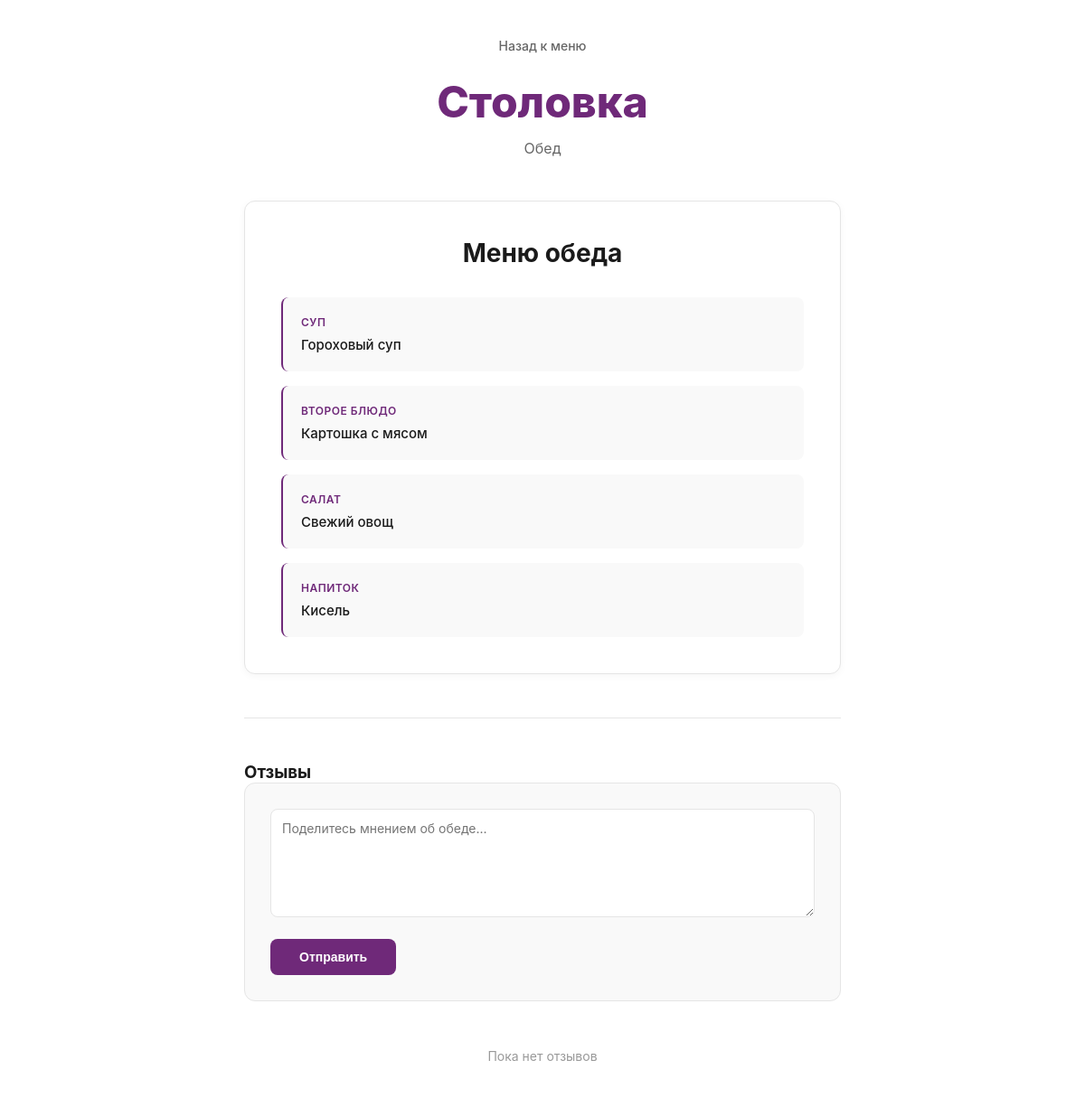
The page /menu/item/lunch/4/ on the database its author committed.
### MenuService/models.py (models this page shows, shortened)
class Lunch(models.Model):
    id = models.AutoField(unique=True, auto_created=True, primary_key=True)
    soup = models.CharField(max_length=255)
    main = models.CharField(max_length=255)
    salad = models.CharField(max_length=255)
    drink = models.CharField(max_length=255)
    calories = models.IntegerField(default=0)
    price = models.DecimalField(max_digits=5, decimal_places=2, default=0)
    contains_allergens = models.CharField(max_length=500, blank=True)

### MenuService/views.py (the view, shortened to what this page needs)
# urls.py: path('menu/item/lunch/<int:id>/', MenuViews.itemLunch, name='itemLunch'),
def itemLunch(request, id):
    lunch = get_object_or_404(Lunch, id=id)
    comments = CommentLunch.objects.filter(lunch=lunch)
    return render(request, 'itemLunch.html', {
        'lunch': lunch,
        'comments': comments
    })

### MenuService/templates/itemLunch.html (shortened to what this page needs)
{% load static %}
<!DOCTYPE html>
<html lang="ru">
<head>
    <link rel="stylesheet" href="{% static 'css/MenuService/item.css' %}">
</head>
<body>
    <div class="container">
        <header class="header">
            <a href="/menu/" class="back-link">Назад к меню</a>
            <h1 class="logo">Столовка</h1>
            <p class="week-title">Обед</p>
        </header>
        <main class="meal-detail">
            <article class="meal-card">
                <h2 class="meal-title">Меню обеда</h2>
                {% if lunch.soup or lunch.main or lunch.salad or lunch.drink %}
                    <ul class="meal-items-detail">
                        {% if lunch.soup %}
                        <li class="meal-item-detail">
                            <span class="item-label">Суп</span>
                            <span class="item-value">{{ lunch.soup }}</span>
                        </li>
                        {% endif %}
                        {% if lunch.main %}
                        <li class="meal-item-detail">
                            <span class="item-label">Второе блюдо</span>
                            <span class="item-value">{{ lunch.main }}</span>
                        </li>
                        {% endif %}
                        {% if lunch.salad %}
                        <li class="meal-item-detail">
                            <span class="item-label">Салат</span>
                            <span class="item-value">{{ lunch.salad }}</span>
                        </li>
                        {% endif %}
                        {% if lunch.drink %}
                        <li class="meal-item-detail">
                            <span class="item-label">Напиток</span>
                            <span class="item-value">{{ lunch.drink }}</span>
                        </li>
                        {% endif %}
                    </ul>
                {% else %}
                    <p class="no-menu">Меню обеда пока не установлено</p>
                {% endif %}
            </article>
        </main>
        <section class="comments-section">
            <h3 class="section-title">Отзывы</h3>
            <div class="comment-form">
                <form method="post">
                    <div class="form-group">
                        <textarea
                            name="comment"
                            placeholder="Поделитесь мнением об обеде..."
                            rows="3"
                            required
                        ></textarea>
                    </div>
                    <button type="submit" class="btn-comment">Отправить</button>
                </form>
            </div>
            {% if comments %}
                <div class="comments-list">
                    {% for comment in comments %}
                    <article class="comment-item">
                        <div class="comment-meta">
                            <time class="comment-date">{{ comment.created_at|date:"d.m.Y H:i" }}</time>
                        </div>
                        <p class="comment-text">{{ comment.text }}</p>
                    </article>
                    {% endfor %}
                </div>
            {% else %}
                <p class="no-comments">Пока нет отзывов</p>
            {% endif %}
        </section>
    </div>
</body>
</html>

### Stolovka/static/css/MenuService/item.css (style rules this page uses)
* { margin: 0; padding: 0; box-sizing: border-box; }
body { font-family: 'Inter', -apple-system, BlinkMacSystemFont, 'Segoe UI', sans-serif; background: #ffffff; min-height: 100vh; color: #1a1a1a; }
.container { max-width: 700px; margin: 0 auto; padding: 40px 20px; }
.header { text-align: center; margin-bottom: 48px; }
.back-link { display: inline-block; color: #666666; text-decoration: none; font-size: 14px; font-weight: 500; margin-bottom: 24px; transition: color 0.3s ease; }
.logo { font-size: 48px; font-weight: 800; color: #6f2979; margin-bottom: 12px; }
.week-title { font-size: 16px; color: #666666; font-weight: 400; }
.meal-detail { margin-bottom: 48px; }
.meal-card { background: #ffffff; border: 1px solid #e5e5e5; border-radius: 12px; padding: 40px; box-shadow: 0 2px 8px rgba(0, 0, 0, 0.04); transition: all 0.3s ease; }
.meal-title { font-size: 28px; font-weight: 700; color: #1a1a1a; margin-bottom: 32px; text-align: center; }
.meal-items-detail { display: flex; flex-direction: column; gap: 16px; list-style: none; }
.meal-item-detail { display: flex; flex-direction: column; gap: 8px; padding: 20px; background: #f9f9f9; border-radius: 8px; border-left: 2px solid #6f2979; transition: all 0.3s ease; }
.item-label { font-weight: 600; color: #6f2979; font-size: 12px; text-transform: uppercase; letter-spacing: 0.5px; }
.item-value { font-size: 15px; font-weight: 500; color: #1a1a1a; }
.comments-section { margin-top: 48px; padding-top: 48px; border-top: 1px solid #e5e5e5; }
.comment-form { background: #f9f9f9; border: 1px solid #e5e5e5; border-radius: 12px; padding: 28px; margin-bottom: 32px; }
.form-group { margin-bottom: 20px; }
.form-group textarea { width: 100%; min-height: 120px; padding: 12px; border: 1px solid #e5e5e5; border-radius: 8px; font-family: 'Inter', -apple-system, BlinkMacSystemFont, monospace; font-size: 14px; color: #1a1a1a; resize: vertical; transition: all 0.3s ease; }
.btn-comment { background: #6f2979; color: #ffffff; border: none; padding: 12px 32px; border-radius: 8px; font-weight: 600; cursor: pointer; font-size: 14px; transition: all 0.3s ease; }
.no-comments { text-align: center; color: #999999; padding: 20px; font-size: 14px; }

### rows shown on the page
Lunch: soup "Гороховый суп", main "Картошка с мясом", salad "Свежий овощ", drink "Кисель"
